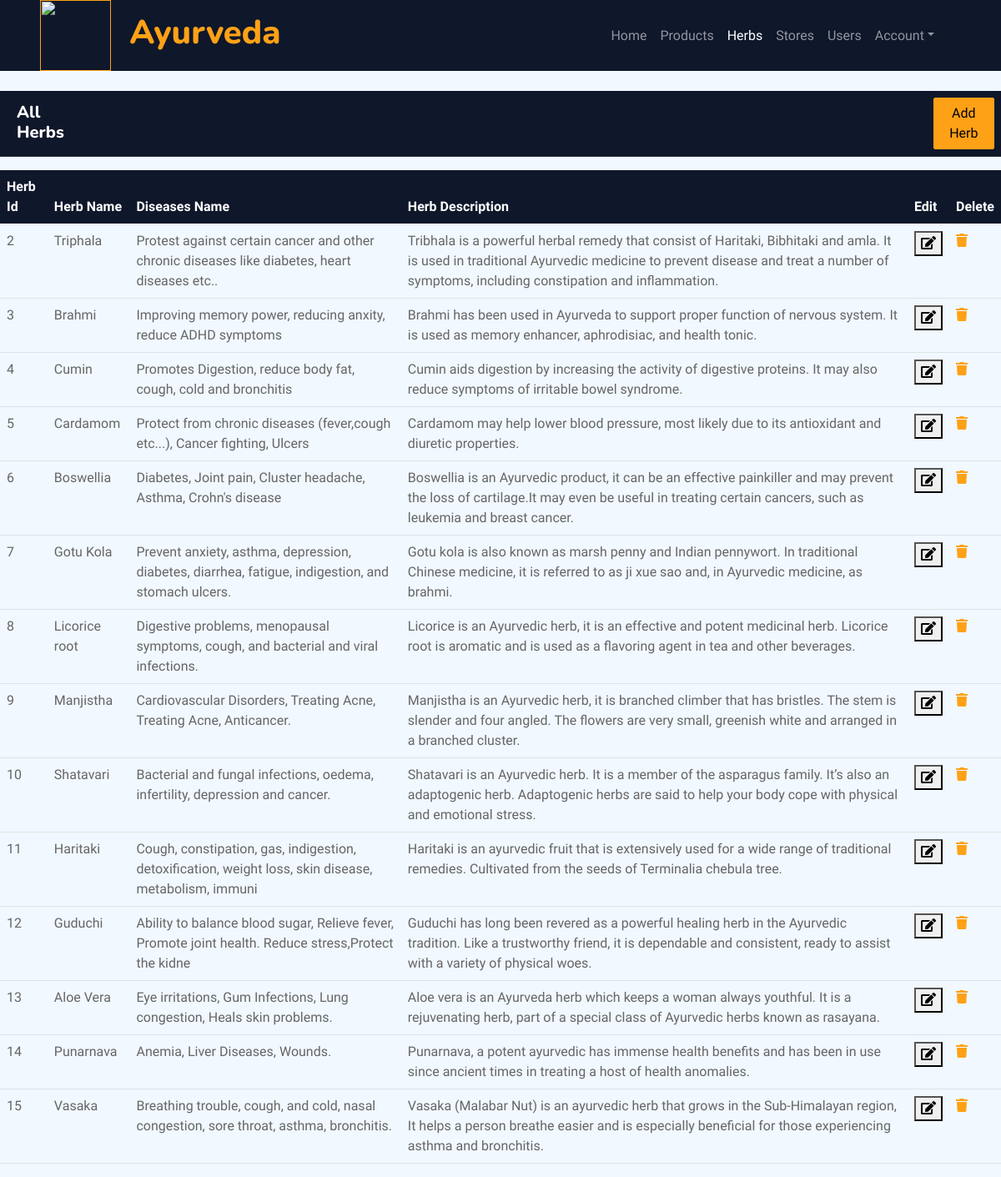
Screenshot of /admin/herbs.php (signed in) with the database file from the repository.
### tables this page shows
CREATE TABLE `herb` (
  `herb_id` int(20) NOT NULL,
  `herb_name` varchar(30) NOT NULL,
  `diseases_name` varchar(100) NOT NULL,
  `herb_description` longtext NOT NULL,
  `herb_image` varchar(30) NOT NULL
);

### admin/herbs.php (the view, shortened to what this page needs)
<!DOCTYPE html>
<html>
<head>
    <link href="https://cdnjs.cloudflare.com/ajax/libs/font-awesome/5.10.0/css/all.min.css" rel="stylesheet">
    <link href="https://cdn.jsdelivr.net/npm/bootstrap-icons@1.4.1/font/bootstrap-icons.css" rel="stylesheet">
    <link href="lib/animate/animate.min.css" rel="stylesheet">
    <link href="lib/owlcarousel/assets/owl.carousel.min.css" rel="stylesheet">
    <link href="lib/tempusdominus/css/tempusdominus-bootstrap-4.min.css" rel="stylesheet" />
    <link href="css/bootstrap.min.css" rel="stylesheet">
</head>
<body>
     <?php
        include("connection.php");
        $sql="select * from herb";
        $res=mysqli_query($con,$sql);
    ?>
        <div class="container-xxl position-relative p-0">
            <nav class="navbar navbar-expand-lg navbar-dark bg-dark px-4 px-lg-5 py-3 py-lg-0">
                <a href="" class="navbar-brand p-0">
                    <h1 class="text-primary m-0"><img src="img/logo.png" width="85px" height="85px"> &nbsp;Ayurveda</h1>
                </a>
                <div class="collapse navbar-collapse" id="navbarCollapse">
                    <div class="navbar-nav ms-auto py-0 pe-4">
                        <a href="home.php" class="nav-item nav-link">Home</a>
                        <a href="products.php" class="nav-item nav-link">Products</a>
                        <a href="herbs.php" class="nav-item nav-link active">Herbs</a>
                        <a href="stores.php" class="nav-item nav-link">Stores</a>
                        <a href="users.php" class="nav-item nav-link">Users</a>
                        <div class="nav-item dropdown">
                             <a href="#" class="nav-link dropdown-toggle" data-bs-toggle="dropdown">Account</a>
                    </div>
                 </div>
                </div>
            </nav>
        </div>
        <div class="container-xxl position-relative p-0">
            <br>
            <table class="table">
                <thead class="table-dark">
                    <tr>
                        <th scope="col"><div style="float:left;" class="container"><h5><font color="white">All Herbs</font></h5></div></th>
                        <th scope="col"><div style="margin-left: 1000px;"><button class="btn btn-primary" data-target="#add_herb_modal" data-toggle="modal">Add Herb</button></div></th>
                    </tr>
                </thead>
            </table>
          <table class="table">
          <thead class="table-dark">
          <tr>
          <th scope="col">Herb Id</th>
          <th scope="col">Herb Name</th>
          <th scope="col">Diseases Name</th>
          <th scope="col">Herb Description</th>
          <th scope="col">Edit</th>
          <th scope="col">Delete</th>
          </tr>
          </thead>
          <tbody>
           <?php
               while($row=mysqli_fetch_assoc($res))
               {
            ?>
            <tr>
                <td><?php echo $row['herb_id'];?></td>
              <td><?php echo $row['herb_name'];?></td>
              <td><?php echo $row['diseases_name'];?></td>
              <td><?php echo $row['herb_description'];?></td>
              <td id="tab"><button id="btnedit" class="btnEdit"><i class="fa fa-edit" aria-hidden="true"></i></button></td>
              <td id="tab"><a href='delete_herb.php?id=<?php echo $row["herb_id"]; ?>'><i class="fa fa-trash" aria-hidden="true"></i></a></td>
            </tr>
            <?php
               }
            ?>
          </tbody>
        </table>
        </div>
</body>
</html>

### rows the page displays
herb: herb_id "2", herb_name "Triphala", diseases_name "Protest against certain cancer and other chronic diseases like diabetes, heart diseases etc..", herb_description "Tribhala is a powerful herbal remedy that consist of Haritaki, Bibhitaki and amla. It is used in traditional Ayurvedic medicine to prevent disease and treat a number of symptoms, including constipation and inflammation."
herb: herb_id "3", herb_name "Brahmi", diseases_name "Improving memory power, reducing anxity, reduce ADHD symptoms", herb_description "Brahmi has been used in Ayurveda to support proper function of nervous system. It is used as memory enhancer, aphrodisiac, and health tonic."
herb: herb_id "4", herb_name "Cumin", diseases_name "Promotes Digestion, reduce body fat, cough, cold and bronchitis", herb_description "Cumin aids digestion by increasing the activity of digestive proteins. It may also reduce symptoms of irritable bowel syndrome."
herb: herb_id "5", herb_name "Cardamom", diseases_name "Protect from chronic diseases (fever,cough etc...), Cancer fighting, Ulcers", herb_description "Cardamom may help lower blood pressure, most likely due to its antioxidant and diuretic properties."
herb: herb_id "6", herb_name "Boswellia", diseases_name "Diabetes, Joint pain, Cluster headache, Asthma, Crohn's disease", herb_description "Boswellia is an Ayurvedic product, it can be an effective painkiller and may prevent the loss of cartilage.It may even be useful in treating certain cancers, such as leukemia and breast cancer."
herb: herb_id "7", herb_name "Gotu Kola", diseases_name "Prevent anxiety, asthma, depression, diabetes, diarrhea, fatigue, indigestion, and stomach ulcers.", herb_description "Gotu kola is also known as marsh penny and Indian pennywort. In traditional Chinese medicine, it is referred to as ji xue sao and, in Ayurvedic medicine, as brahmi."
herb: herb_id "8", herb_name "Licorice root", diseases_name "Digestive problems, menopausal symptoms, cough, and bacterial and viral infections.", herb_description "Licorice is an Ayurvedic herb, it is an effective and potent medicinal herb. Licorice root is aromatic and is used as a flavoring agent in tea and other beverages."
herb: herb_id "9", herb_name "Manjistha", diseases_name "Cardiovascular Disorders, Treating Acne, Treating Acne, Anticancer.", herb_description "Manjistha is an Ayurvedic herb, it is branched climber that has bristles. The stem is slender and four angled. The flowers are very small, greenish white and arranged in a branched cluster."
herb: herb_id "10", herb_name "Shatavari", diseases_name "Bacterial and fungal infections, oedema, infertility, depression and cancer.", herb_description "Shatavari is an Ayurvedic herb. It is a member of the asparagus family. It’s also an adaptogenic herb. Adaptogenic herbs are said to help your body cope with physical and emotional stress."
herb: herb_id "11", herb_name "Haritaki", diseases_name "Cough, constipation, gas, indigestion, detoxification, weight loss, skin disease, metabolism, immuni", herb_description "Haritaki is an ayurvedic fruit that is extensively used for a wide range of traditional remedies. Cultivated from the seeds of Terminalia chebula tree."
herb: herb_id "12", herb_name "Guduchi", diseases_name "Ability to balance blood sugar, Relieve fever, Promote joint health. Reduce stress,Protect the kidne", herb_description "Guduchi has long been revered as a powerful healing herb in the Ayurvedic tradition. Like a trustworthy friend, it is dependable and consistent, ready to assist with a variety of physical woes."
herb: herb_id "13", herb_name "Aloe Vera", diseases_name "Eye irritations, Gum Infections, Lung congestion, Heals skin problems.", herb_description "Aloe vera is an Ayurveda herb which keeps a woman always youthful. It is a rejuvenating herb, part of a special class of Ayurvedic herbs known as rasayana."
herb: herb_id "14", herb_name "Punarnava", diseases_name "Anemia, Liver Diseases, Wounds.", herb_description "Punarnava, a potent ayurvedic has immense health benefits and has been in use since ancient times in treating a host of health anomalies."
herb: herb_id "15", herb_name "Vasaka", diseases_name "Breathing trouble, cough, and cold, nasal congestion, sore throat, asthma, bronchitis.", herb_description "Vasaka (Malabar Nut) is an ayurvedic herb that grows in the Sub-Himalayan region, It helps a person breathe easier and is especially beneficial for those experiencing asthma and bronchitis."
